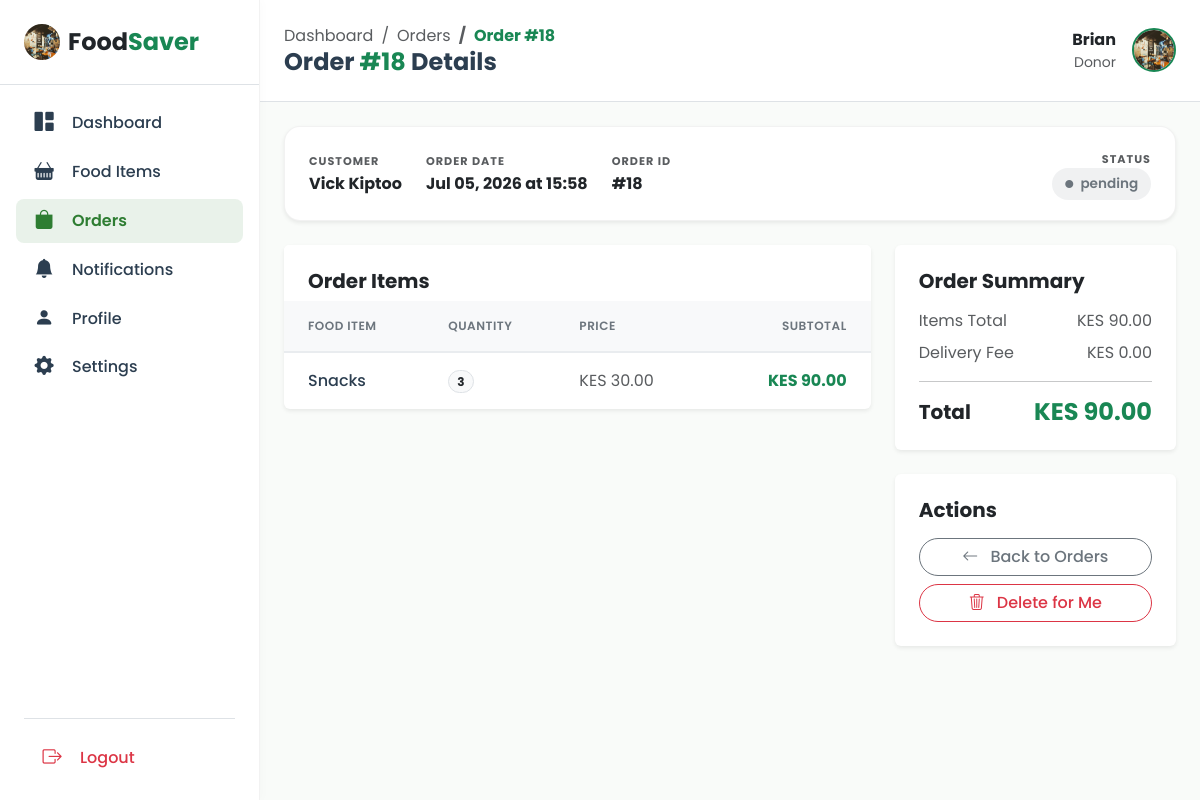
Page /orders/18/ (signed in) on the committed database.
### main/models.py (models this page shows, shortened)
class Order(models.Model):
    STATUS_CHOICES = [
        ('pending', 'Pending'),
        ('completed', 'Completed'),
        ('cancelled', 'Cancelled'),
    ]
    user = models.ForeignKey(User, on_delete=models.CASCADE, related_name="customer_orders")  # customer
    donor = models.ForeignKey(User, on_delete=models.CASCADE, related_name="donor_orders")    # donor
    created_at = models.DateTimeField(auto_now_add=True)
    status = models.CharField(max_length=15, choices=STATUS_CHOICES, default="pending")

class FoodItem(models.Model):
    name = models.CharField(max_length=200)
    original_price = models.DecimalField(max_digits=8, decimal_places=2, validators=[MinValueValidator(0.00)])
    discounted_price = models.DecimalField(max_digits=8, decimal_places=2, validators=[MinValueValidator(0.00)])
    stock = models.PositiveIntegerField()
    expiry_date = models.DateField()
    image = models.ImageField(upload_to="FoodItems/", null=True, blank=True)
    created_by = models.ForeignKey(User, on_delete=models.CASCADE)

### main/views.py (the view)
# urls.py: path("orders/<int:order_id>/", donor_order_detail, name="donor_order_detail"),
@login_required
def donor_order_detail(request, order_id):
    donor = request.user
    order = get_object_or_404(Order, id=order_id, donor=donor)
    items_with_subtotals = []
    total_amount = 0
    for item in order.items.all():
        subtotal = item.fooditem.discounted_price * item.quantity
        items_with_subtotals.append({
            "name": item.fooditem.name,
            "quantity": item.quantity,
            "price": item.fooditem.discounted_price,
            "subtotal": subtotal,
        })
        total_amount += subtotal
    context = {
        "order": order,
        "items": items_with_subtotals,
        "total_amount": total_amount,
    }
    return render(request, "main/donor_order_detail.html", context)

### main/templates/main/donor_order_detail.html (shortened to what this page needs)
<!DOCTYPE html>
<html lang="en">
<head>
    {% load static %}
    <link href="https://cdn.jsdelivr.net/npm/bootstrap@5.3.8/dist/css/bootstrap.min.css" rel="stylesheet">
    <link rel="stylesheet" href="https://cdn.jsdelivr.net/npm/bootstrap-icons@1.11.3/font/bootstrap-icons.min.css">
</head>
<body>
    <div class="sidebar d-none d-md-flex flex-column position-fixed top-0 start-0 vh-100">
        <div class="sidebar-header p-4 border-bottom">
            <a href="#" class="text-decoration-none d-flex align-items-center">
                <img src="{% static 'images/profile.jpg' %}" width="36" height="36" class="rounded-circle me-2" alt="">
                <span class="fs-4 fw-bold text-dark">Food<span class="text-success">Saver</span></span>
            </a>
        </div>
        <div class="sidebar-nav p-3 d-flex flex-column h-100">
            <ul class="nav flex-column">
                <li class="nav-item"><a href="{% url 'donor_dashboard' %}" class="nav-link d-flex align-items-center gap-3 px-3 py-2"><i class="bi bi-grid-1x2-fill"></i> Dashboard</a></li>
                <li class="nav-item"><a href="#" class="nav-link d-flex align-items-center gap-3 px-3 py-2"><i class="bi bi-basket-fill"></i> Food Items</a></li>
                <li class="nav-item"><a href="{% url 'donor_orders' %}" class="nav-link d-flex align-items-center gap-3 px-3 py-2 active"><i class="bi bi-bag-fill"></i> Orders</a></li>
                <li class="nav-item"><a href="{% url 'donor_notifications' %}" class="nav-link d-flex align-items-center gap-3 px-3 py-2 position-relative"><i class="bi bi-bell-fill"></i> Notifications </a></li>
                <li class="nav-item"><a href="#" class="nav-link d-flex align-items-center gap-3 px-3 py-2"><i class="bi bi-person-fill"></i> Profile</a></li>
                <li class="nav-item"><a href="#" class="nav-link d-flex align-items-center gap-3 px-3 py-2"><i class="bi bi-gear-fill"></i> Settings</a></li>
            </ul>
            <div class="mt-auto pt-3 border-top mx-2">
                <a href="{% url 'logout' %}" class="nav-link d-flex align-items-center gap-3 px-3 py-2 text-danger"><i class="bi bi-box-arrow-right"></i> Logout</a>
            </div>
        </div>
    </div>
    <main class="main-content">
        <div class="top-bar d-none d-md-flex justify-content-between align-items-center p-4 bg-white border-bottom sticky-top">
            <div>
                <nav aria-label="breadcrumb">
                    <ol class="breadcrumb mb-0 small">
                        <li class="breadcrumb-item"><a href="{% url 'donor_dashboard' %}" class="text-decoration-none text-muted">Dashboard</a></li>
                        <li class="breadcrumb-item"><a href="{% url 'donor_orders' %}" class="text-decoration-none text-muted">Orders</a></li>
                        <li class="breadcrumb-item active text-success fw-bold" aria-current="page">Order #{{ order.id }}</li>
                    </ol>
                </nav>
                <h4 class="mb-0 fw-bold">Order <span class="text-success">#{{ order.id }}</span> Details</h4>
            </div>
            <div class="d-flex align-items-center gap-3">
                <div class="text-end">
                    <div class="fw-bold text-dark">{{user.username}}</div>
                    <div class="text-muted small">Donor</div>
                </div>
                <img src="{% static 'images/profile.jpg' %}" width="44" height="44" class="rounded-circle border border-2 border-success" alt="">
            </div>
        </div>
        <div class="p-4">
            <div class="card order-header-card shadow-sm mb-4">
                <div class="card-body p-4">
                    <div class="row align-items-center">
                        <div class="col-md-8">
                            <div class="d-flex flex-wrap gap-4 mb-3 mb-md-0">
                                <div>
                                    <p class="text-muted small mb-1 text-uppercase fw-bold" style="font-size: 0.7rem; letter-spacing: 1px;">Customer</p>
                                    <h6 class="mb-0 fw-bold">{{ order.user.first_name }} {{ order.user.last_name }}</h6>
                                </div>
                                <div>
                                    <p class="text-muted small mb-1 text-uppercase fw-bold" style="font-size: 0.7rem; letter-spacing: 1px;">Order Date</p>
                                    <h6 class="mb-0 fw-bold">{{ order.created_at|date:"M d, Y \a\t H:i" }}</h6>
                                </div>
                                <div>
                                    <p class="text-muted small mb-1 text-uppercase fw-bold" style="font-size: 0.7rem; letter-spacing: 1px;">Order ID</p>
                                    <h6 class="mb-0 fw-bold">#{{ order.id }}</h6>
                                </div>
                            </div>
                        </div>
                        <div class="col-md-4 text-md-end">
                            <p class="text-muted small mb-1 text-uppercase fw-bold" style="font-size: 0.7rem; letter-spacing: 1px;">Status</p>
                            <span class="status-badge
                                {% if order.status == 'Completed' or order.status == 'Delivered' %}bg-success bg-opacity-10 text-success
                                {% elif order.status == 'Pending' or order.status == 'Processing' %}bg-warning bg-opacity-10 text-warning
                                {% elif order.status == 'Cancelled' %}bg-danger bg-opacity-10 text-danger
                                {% else %}bg-secondary bg-opacity-10 text-secondary{% endif %}">
                                <i class="bi bi-circle-fill me-1" style="font-size: 0.5rem; vertical-align: middle;"></i>
                                {{ order.status }}
                            </span>
                        </div>
                    </div>
                </div>
            </div>
            <div class="row g-4">
                <div class="col-lg-8">
                    <div class="card border-0 shadow-sm">
                        <div class="card-header bg-white border-0 pt-4 px-4 pb-2">
                            <h5 class="fw-bold mb-0">Order Items</h5>
                        </div>
                        <div class="card-body p-0">
                            <div class="table-responsive">
                                <table class="modern-table">
                                    <thead>
                                        <tr>
                                            <th class="ps-4">Food Item</th>
                                            <th>Quantity</th>
                                            <th>Price</th>
                                            <th class="text-end pe-4">Subtotal</th>
                                        </tr>
                                    </thead>
                                    <tbody>
                                        {% for item in items %}
                                        <tr>
                                            <td class="ps-4 fw-medium">{{ item.name }}</td>
                                            <td>
                                                <span class="badge bg-light text-dark border rounded-pill px-2">{{ item.quantity }}</span>
                                            </td>
                                            <td class="text-muted">KES {{ item.price }}</td>
                                            <td class="text-end pe-4 fw-bold text-success">KES {{ item.subtotal }}</td>
                                        </tr>
                                        {% empty %}
                                        <tr>
                                            <td colspan="4" class="text-center py-4 text-muted">No items found in this order.</td>
                                        </tr>
                                        {% endfor %}
                                    </tbody>
                                </table>
                            </div>
                        </div>
                    </div>
                </div>
                <div class="col-lg-4">
                    <div class="card border-0 shadow-sm mb-4">
                        <div class="card-body p-4">
                            <h5 class="fw-bold mb-3">Order Summary</h5>
                            <div class="d-flex justify-content-between mb-2 text-muted">
                                <span>Items Total</span>
                                <span>KES {{ total_amount }}</span>
                            </div>
                            <div class="d-flex justify-content-between mb-2 text-muted">
                                <span>Delivery Fee</span>
                                <span>KES 0.00</span>
                            </div>
                            <hr>
                            <div class="d-flex justify-content-between align-items-center">
                                <h5 class="fw-bold mb-0">Total</h5>
                                <h4 class="fw-bold text-success mb-0">KES {{ total_amount }}</h4>
                            </div>
                        </div>
                    </div>
                    <div class="card border-0 shadow-sm">
                        <div class="card-body p-4">
                            <h5 class="fw-bold mb-3">Actions</h5>
                            <a href="{% url 'donor_orders' %}" class="btn btn-outline-secondary w-100 rounded-pill fw-medium mb-2">
                                <i class="bi bi-arrow-left me-2"></i> Back to Orders
                            </a>
                            <a href="{% url 'donor_delete_order' order.id %}" class="btn btn-outline-danger w-100 rounded-pill fw-medium" onclick="return confirm('Are you sure you want to delete this order from your records? This cannot be undone.');">
                                <i class="bi bi-trash3 me-2"></i> Delete for Me
                            </a>
                        </div>
                    </div>
                </div>
            </div>
        </div>
    </main>
</body>
</html>

### main/templates/main/donor_order_detail.html (style rules this page uses)
:root { --primary-color: #2E7D32; --secondary-color: #66BB6A; --bg-light: #F9FBF9; --text-dark: #2C3E50; --text-muted: #6C757D; }
body { font-family: 'Poppins', sans-serif; background-color: var(--bg-light); color: var(--text-dark); overflow-x: hidden; }
.sidebar { width: 260px; background: #fff; border-right: 1px solid rgba(0,0,0,0.05); box-shadow: 2px 0 10px rgba(0,0,0,0.02); z-index: 1040; }
.sidebar .nav-link { color: var(--text-dark); font-weight: 500; transition: all 0.2s ease; border-radius: 8px; margin-bottom: 4px; }
.sidebar .nav-link.active { background: rgba(46, 125, 50, 0.1); color: var(--primary-color); font-weight: 600; }
.sidebar .nav-link i { width: 24px; text-align: center; font-size: 1.2rem; }
.main-content { margin-left: 260px; transition: margin-left 0.3s ease; }
.order-header-card { border-radius: 16px; border: 1px solid rgba(0,0,0,0.05); }
.status-badge { font-weight: 600; padding: 0.4rem 0.8rem; border-radius: 20px; font-size: 0.85rem; }
.modern-table { border-collapse: separate; border-spacing: 0; width: 100%; }
.modern-table thead th { background-color: #f8f9fa; color: var(--text-muted); font-weight: 600; text-transform: uppercase; font-size: 0.75rem; letter-spacing: 0.5px; border-bottom: 2px solid #e9ecef; padding: 1rem; }
.modern-table tbody td { padding: 1rem; vertical-align: middle; border-bottom: 1px solid #f1f3f5; color: var(--text-dark); }
.modern-table tbody tr:last-child td { border-bottom: none; }

### rows in the picture
Order: id "18", user.first_name "Vick", user.last_name "Kiptoo", created_at "Jul 05, 2026 at 15:58", status "pending"
FoodItem: name "Snacks", price "30.00"

### other values in the picture
{{ user.username }} "Brian"
{{ item.quantity }} "3"
{{ item.subtotal }} "90.00"
{{ total_amount }} "90.00"
